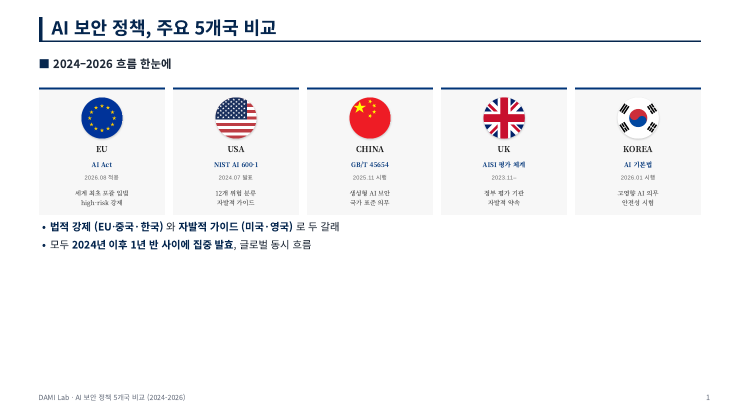
#> input picture patterns/country-comparison/samples/01-overview-bar.png, 1467 x 825 px (shown at 1/2 size)
$ python trim_assets.py ../country-comparison/samples/01-overview-bar.png out.png
#> lines starting #> are read from the running program, lines starting #| are printed output that depends on the picture; after the words box and inside, x2 and y2 are one past the last pixel; in counts of white or black regions, pixels touching at a corner belong together
#> in main, img is the input picture: PIL image 1467x825 RGB; mean R, G, B 245.2, 244.7, 246.2
#!/usr/bin/env python3
"""
PNG 그림의 좌우상하 흰여백 자동 제거.

원본 그림 PNG 안에 들어있는 흰 padding 때문에 marp 슬라이드에서
캡션 좌측이 그림 콘텐츠보다 안쪽에 보이는 문제 해결.
원본 자산은 손대지 않고 사본을 새 폴더에 생성.

usage:
  python3 trim_assets.py SRC_DIR DST_DIR
    → SRC_DIR 안 모든 PNG 를 trim 해서 DST_DIR 에 저장 (디렉토리 구조 보존)

  python3 trim_assets.py SRC.png DST.png
    → 단일 파일 trim
"""
import sys
from pathlib import Path

from PIL import Image
import numpy as np


def trim_white_margin(img: Image.Image, threshold: int = 235, pad: int = 2) -> Image.Image:
    """흰여백을 제거한 새 PIL Image 반환. pad 만큼 안전 margin 유지."""
#> called with threshold = 235, pad = 2
    if img.mode != 'RGBA':
        img = img.convert('RGBA')
#> img: PIL image 1467x825 RGBA
    arr = np.array(img)
    is_content = (np.any(arr[:, :, :3] < threshold, axis=2)) & (arr[:, :, 3] > 10)
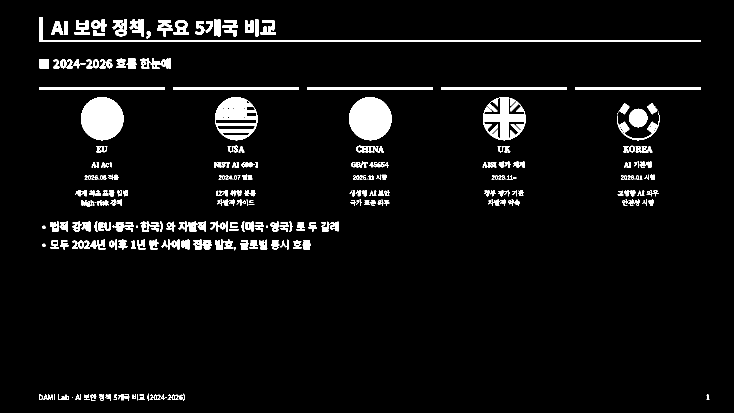
#> is_content: shape (825, 1467) bool (shown at 1/2 size); 4.9% white; 319 white regions (31 under 20 px), largest, box (x1, y1, x2, y2) and area: (698, 195, 783, 281) 5768, (162, 195, 247, 281) 5764, (78, 34, 1402, 84) 4301
    cols = np.any(is_content, axis=0)
    rows = np.any(is_content, axis=1)
    if not cols.any():
        return img
    l = int(np.argmax(cols))
#> l = 78
    r = int(len(cols) - 1 - np.argmax(cols[::-1]))
#> r = 1418
    t = int(np.argmax(rows))
#> t = 34
    b = int(len(rows) - 1 - np.argmax(rows[::-1]))
#> b = 801
    l = max(0, l - pad)
#> l = 76
    t = max(0, t - pad)
#> t = 32
    r = min(arr.shape[1] - 1, r + pad)
#> r = 1420
    b = min(arr.shape[0] - 1, b + pad)
#> b = 803
    return img.crop((l, t, r + 1, b + 1))
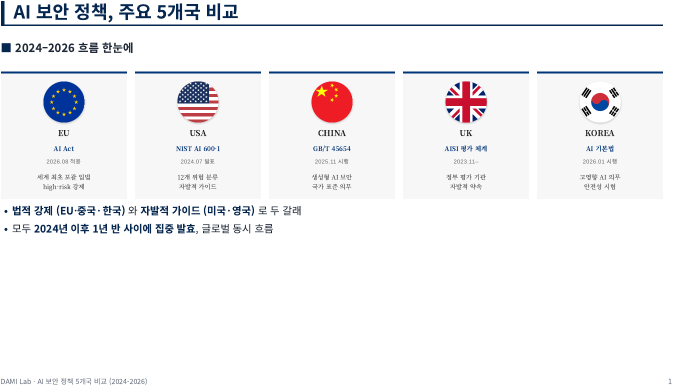
#> returned value: PIL image 1345x772 RGBA (shown at 1/2 size); mean R, G, B, A 243.6, 243, 244.7, 255


def trim_dir(src_dir: Path, dst_dir: Path) -> int:
    dst_dir.mkdir(parents=True, exist_ok=True)
    changed = 0
    total = 0
    for src in src_dir.rglob('*.png'):
        total += 1
        rel = src.relative_to(src_dir)
        dst = dst_dir / rel
        dst.parent.mkdir(parents=True, exist_ok=True)
        try:
            img = Image.open(src)
            cropped = trim_white_margin(img)
            cropped.save(dst)
            if img.size != cropped.size:
                changed += 1
        except Exception as e:
            print(f"[trim] skip {rel}: {e}", file=sys.stderr)
    return total, changed


def main() -> int:
    if len(sys.argv) < 3:
        print("usage: trim_assets.py SRC DST")
        return 1
    src = Path(sys.argv[1])
    dst = Path(sys.argv[2])
    if src.is_dir():
        total, changed = trim_dir(src, dst)
        print(f"[trim] {total} 개 PNG 처리, {changed} 개 trim 됨 → {dst}")
    else:
        img = Image.open(src)
        cropped = trim_white_margin(img)
        cropped.save(dst)
        print(f"[trim] {src.name}: {img.size} → {cropped.size}")
#| [trim] 01-overview-bar.png: (1467, 825) → (1345, 772)
    return 0


if __name__ == '__main__':
    sys.exit(main())
#> (the program exits here)

$ run again, on patterns/country-comparison/samples/03-timeline.png
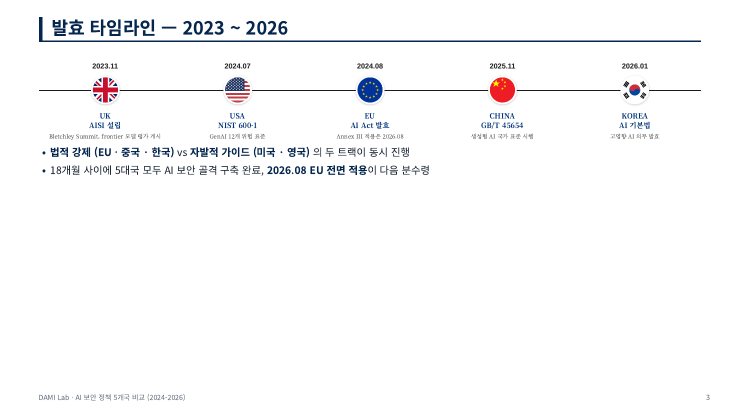
#> input picture patterns/country-comparison/samples/03-timeline.png, 1467 x 825 px (shown at 1/2 size)
#> in main, img is the input picture: PIL image 1467x825 RGB; mean R, G, B 249.3, 249.3, 250.1
#> img: PIL image 1467x825 RGBA
#> in trim_white_margin, `is_content = (np.any(arr[:, :, :3] < threshold, axis=2)) & (arr[:, :, ..`:
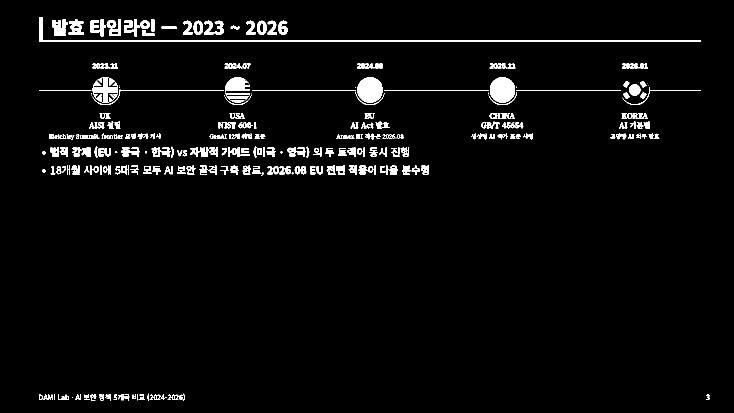
#> is_content: shape (825, 1467) bool (shown at 1/2 size); 3.5% white; 311 white regions (36 under 20 px), largest, box (x1, y1, x2, y2) and area: (78, 34, 1402, 84) 4301, (715, 155, 765, 205) 2040, (980, 155, 1030, 205) 2034
#> in trim_white_margin, `l = int(np.argmax(cols))`: l = 78
#> in trim_white_margin, `r = int(len(cols) - 1 - np.argmax(cols[::-1]))`: r = 1418
#> in trim_white_margin, `t = int(np.argmax(rows))`: t = 34
#> in trim_white_margin, `b = int(len(rows) - 1 - np.argmax(rows[::-1]))`: b = 801
#> in trim_white_margin, `l = max(0, l - pad)`: l = 76
#> in trim_white_margin, `t = max(0, t - pad)`: t = 32
#> in trim_white_margin, `r = min(arr.shape[1] - 1, r + pad)`: r = 1420
#> in trim_white_margin, `b = min(arr.shape[0] - 1, b + pad)`: b = 803
#> in trim_white_margin, `return img.crop((l, t, r + 1, b + 1))`:
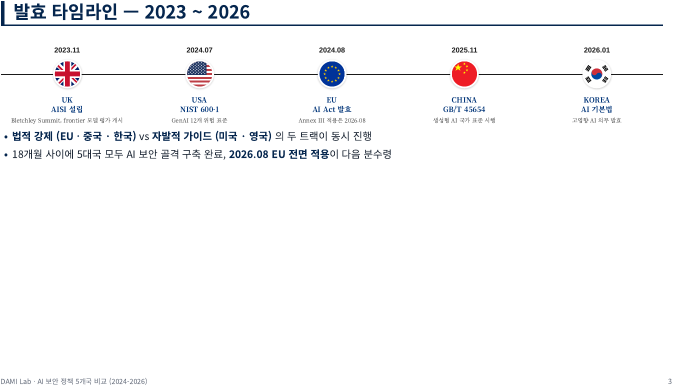
#> returned value: PIL image 1345x772 RGBA (shown at 1/2 size); mean R, G, B, A 248.3, 248.4, 249.3, 255
#| [trim] 03-timeline.png: (1467, 825) → (1345, 772)

$ run again, on patterns/country-comparison/samples/04-comparison-table.png
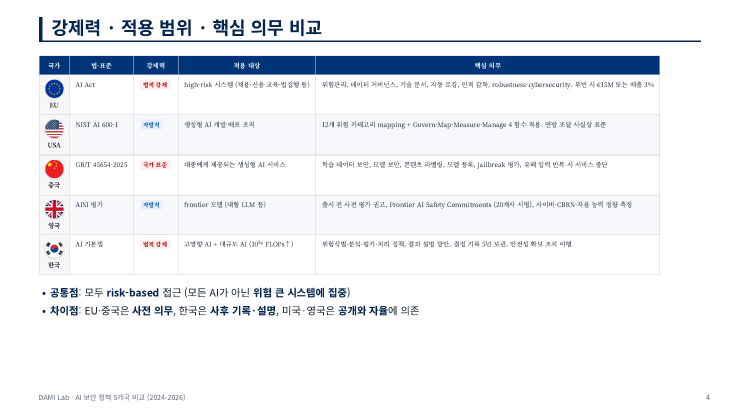
#> input picture patterns/country-comparison/samples/04-comparison-table.png, 1467 x 825 px (shown at 1/2 size)
#> in main, img is the input picture: PIL image 1467x825 RGB; mean R, G, B 237.4, 239.8, 243.8
#> img: PIL image 1467x825 RGBA
#> in trim_white_margin, `is_content = (np.any(arr[:, :, :3] < threshold, axis=2)) & (arr[:, :, ..`:
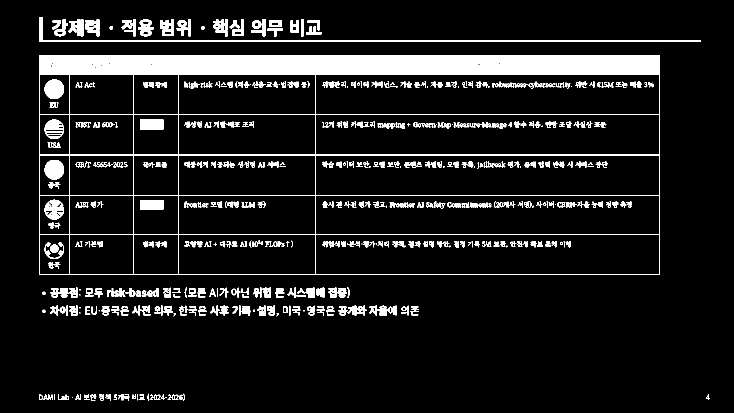
#> is_content: shape (825, 1467) bool (shown at 1/2 size); 9.1% white; 550 white regions (76 under 20 px), largest, box (x1, y1, x2, y2) and area: (78, 111, 1320, 550) 57897, (78, 34, 1402, 84) 4301, (89, 320, 128, 359) 1230
#> in trim_white_margin, `l = int(np.argmax(cols))`: l = 78
#> in trim_white_margin, `r = int(len(cols) - 1 - np.argmax(cols[::-1]))`: r = 1419
#> in trim_white_margin, `t = int(np.argmax(rows))`: t = 34
#> in trim_white_margin, `b = int(len(rows) - 1 - np.argmax(rows[::-1]))`: b = 801
#> in trim_white_margin, `l = max(0, l - pad)`: l = 76
#> in trim_white_margin, `t = max(0, t - pad)`: t = 32
#> in trim_white_margin, `r = min(arr.shape[1] - 1, r + pad)`: r = 1421
#> in trim_white_margin, `b = min(arr.shape[0] - 1, b + pad)`: b = 803
#> in trim_white_margin, `return img.crop((l, t, r + 1, b + 1))`:
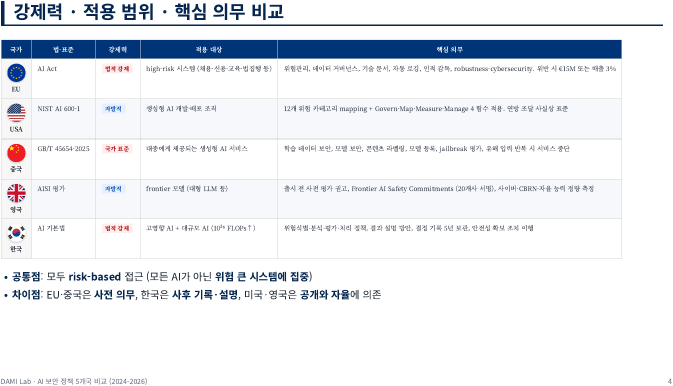
#> returned value: PIL image 1346x772 RGBA (shown at 1/2 size); mean R, G, B, A 234.5, 237.3, 241.9, 255
#| [trim] 04-comparison-table.png: (1467, 825) → (1346, 772)
